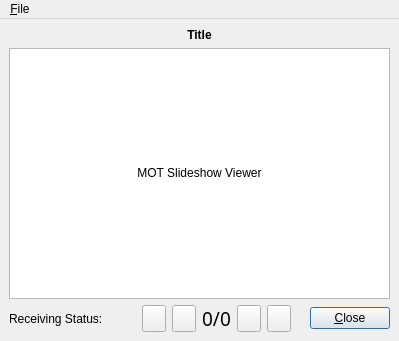
<?xml version="1.0" encoding="UTF-8"?>
<ui version="4.0">
 <class>SlideShowViewer</class>
 <widget class="QMainWindow" name="SlideShowViewer">
  <property name="geometry">
   <rect>
    <x>0</x>
    <y>0</y>
    <width>399</width>
    <height>341</height>
   </rect>
  </property>
  <property name="windowTitle">
   <string>MainWindow</string>
  </property>
  <property name="windowIcon">
   <iconset resource="res/icons.qrc">
    <normaloff>:/icons/MainIcon.svg</normaloff>:/icons/MainIcon.svg</iconset>
  </property>
  <widget class="QWidget" name="centralwidget">
   <layout class="QVBoxLayout" name="verticalLayout">
    <item>
     <widget class="QLabel" name="LabelTitle">
      <property name="sizePolicy">
       <sizepolicy hsizetype="Minimum" vsizetype="Minimum">
        <horstretch>0</horstretch>
        <verstretch>0</verstretch>
       </sizepolicy>
      </property>
      <property name="lineWidth">
       <number>0</number>
      </property>
      <property name="text">
       <string>&lt;b&gt;Title&lt;/b&gt;</string>
      </property>
      <property name="textFormat">
       <enum>Qt::RichText</enum>
      </property>
      <property name="alignment">
       <set>Qt::AlignCenter</set>
      </property>
      <property name="wordWrap">
       <bool>true</bool>
      </property>
      <property name="openExternalLinks">
       <bool>true</bool>
      </property>
      <property name="textInteractionFlags">
       <set>Qt::LinksAccessibleByMouse</set>
      </property>
     </widget>
    </item>
    <item>
     <widget class="QFrame" name="frame">
      <property name="sizePolicy">
       <sizepolicy hsizetype="Expanding" vsizetype="Expanding">
        <horstretch>0</horstretch>
        <verstretch>0</verstretch>
       </sizepolicy>
      </property>
      <property name="frameShape">
       <enum>QFrame::StyledPanel</enum>
      </property>
      <property name="frameShadow">
       <enum>QFrame::Sunken</enum>
      </property>
      <layout class="QVBoxLayout" name="verticalLayout_2">
       <property name="spacing">
        <number>0</number>
       </property>
       <property name="margin">
        <number>0</number>
       </property>
       <item>
        <widget class="QLabel" name="Image">
         <property name="sizePolicy">
          <sizepolicy hsizetype="Ignored" vsizetype="Ignored">
           <horstretch>0</horstretch>
           <verstretch>0</verstretch>
          </sizepolicy>
         </property>
         <property name="minimumSize">
          <size>
           <width>320</width>
           <height>240</height>
          </size>
         </property>
         <property name="baseSize">
          <size>
           <width>320</width>
           <height>240</height>
          </size>
         </property>
         <property name="autoFillBackground">
          <bool>false</bool>
         </property>
         <property name="styleSheet">
          <string notr="true">background: white</string>
         </property>
         <property name="frameShadow">
          <enum>QFrame::Plain</enum>
         </property>
         <property name="lineWidth">
          <number>0</number>
         </property>
         <property name="text">
          <string>MOT Slideshow Viewer</string>
         </property>
         <property name="textFormat">
          <enum>Qt::RichText</enum>
         </property>
         <property name="alignment">
          <set>Qt::AlignCenter</set>
         </property>
         <property name="textInteractionFlags">
          <set>Qt::NoTextInteraction</set>
         </property>
        </widget>
       </item>
      </layout>
     </widget>
    </item>
    <item>
     <layout class="QHBoxLayout" name="horizontalLayout">
      <item>
       <widget class="QLabel" name="TextLabel1">
        <property name="sizePolicy">
         <sizepolicy hsizetype="Minimum" vsizetype="Minimum">
          <horstretch>0</horstretch>
          <verstretch>0</verstretch>
         </sizepolicy>
        </property>
        <property name="text">
         <string>Receiving Status:</string>
        </property>
        <property name="wordWrap">
         <bool>false</bool>
        </property>
       </widget>
      </item>
      <item>
       <widget class="CMultColorLED" name="LEDStatus" native="true">
        <property name="minimumSize">
         <size>
          <width>13</width>
          <height>13</height>
         </size>
        </property>
        <property name="maximumSize">
         <size>
          <width>13</width>
          <height>13</height>
         </size>
        </property>
       </widget>
      </item>
      <item>
       <spacer name="Spacer5">
        <property name="orientation">
         <enum>Qt::Horizontal</enum>
        </property>
        <property name="sizeType">
         <enum>QSizePolicy::Expanding</enum>
        </property>
        <property name="sizeHint" stdset="0">
         <size>
          <width>20</width>
          <height>20</height>
         </size>
        </property>
       </spacer>
      </item>
      <item>
       <widget class="QToolButton" name="ButtonJumpBegin">
        <property name="sizePolicy">
         <sizepolicy hsizetype="Minimum" vsizetype="Minimum">
          <horstretch>0</horstretch>
          <verstretch>0</verstretch>
         </sizepolicy>
        </property>
        <property name="text">
         <string/>
        </property>
        <property name="icon">
         <iconset resource="res/icons.qrc">
          <normaloff>:/icons/JumpBegin.png</normaloff>:/icons/JumpBegin.png</iconset>
        </property>
        <property name="iconSize">
         <size>
          <width>16</width>
          <height>16</height>
         </size>
        </property>
       </widget>
      </item>
      <item>
       <widget class="QToolButton" name="ButtonStepBack">
        <property name="sizePolicy">
         <sizepolicy hsizetype="Minimum" vsizetype="Minimum">
          <horstretch>0</horstretch>
          <verstretch>0</verstretch>
         </sizepolicy>
        </property>
        <property name="text">
         <string/>
        </property>
        <property name="icon">
         <iconset resource="res/icons.qrc">
          <normaloff>:/icons/StepBack.png</normaloff>:/icons/StepBack.png</iconset>
        </property>
        <property name="iconSize">
         <size>
          <width>16</width>
          <height>16</height>
         </size>
        </property>
       </widget>
      </item>
      <item>
       <widget class="QLabel" name="LabelCurPicNum">
        <property name="sizePolicy">
         <sizepolicy hsizetype="Minimum" vsizetype="Minimum">
          <horstretch>0</horstretch>
          <verstretch>0</verstretch>
         </sizepolicy>
        </property>
        <property name="font">
         <font>
          <family>Arial Black</family>
          <pointsize>14</pointsize>
         </font>
        </property>
        <property name="frameShadow">
         <enum>QFrame::Sunken</enum>
        </property>
        <property name="text">
         <string>0/0</string>
        </property>
        <property name="alignment">
         <set>Qt::AlignCenter</set>
        </property>
        <property name="wordWrap">
         <bool>false</bool>
        </property>
       </widget>
      </item>
      <item>
       <widget class="QToolButton" name="ButtonStepForward">
        <property name="sizePolicy">
         <sizepolicy hsizetype="Minimum" vsizetype="Minimum">
          <horstretch>0</horstretch>
          <verstretch>0</verstretch>
         </sizepolicy>
        </property>
        <property name="text">
         <string/>
        </property>
        <property name="icon">
         <iconset resource="res/icons.qrc">
          <normaloff>:/icons/StepForw.png</normaloff>:/icons/StepForw.png</iconset>
        </property>
        <property name="iconSize">
         <size>
          <width>16</width>
          <height>16</height>
         </size>
        </property>
       </widget>
      </item>
      <item>
       <widget class="QToolButton" name="ButtonJumpEnd">
        <property name="sizePolicy">
         <sizepolicy hsizetype="Minimum" vsizetype="Minimum">
          <horstretch>0</horstretch>
          <verstretch>0</verstretch>
         </sizepolicy>
        </property>
        <property name="text">
         <string/>
        </property>
        <property name="icon">
         <iconset resource="res/icons.qrc">
          <normaloff>:/icons/JumpEnd.png</normaloff>:/icons/JumpEnd.png</iconset>
        </property>
        <property name="iconSize">
         <size>
          <width>16</width>
          <height>16</height>
         </size>
        </property>
       </widget>
      </item>
      <item>
       <spacer name="Spacer5_2">
        <property name="orientation">
         <enum>Qt::Horizontal</enum>
        </property>
        <property name="sizeType">
         <enum>QSizePolicy::Expanding</enum>
        </property>
        <property name="sizeHint" stdset="0">
         <size>
          <width>18</width>
          <height>20</height>
         </size>
        </property>
       </spacer>
      </item>
      <item>
       <widget class="QPushButton" name="buttonOk">
        <property name="text">
         <string>&amp;Close</string>
        </property>
        <property name="autoDefault">
         <bool>true</bool>
        </property>
        <property name="default">
         <bool>true</bool>
        </property>
       </widget>
      </item>
     </layout>
    </item>
   </layout>
  </widget>
  <widget class="QMenuBar" name="menubar">
   <property name="geometry">
    <rect>
     <x>0</x>
     <y>0</y>
     <width>399</width>
     <height>25</height>
    </rect>
   </property>
   <widget class="QMenu" name="menuFile">
    <property name="title">
     <string>&amp;File</string>
    </property>
    <addaction name="actionClear_All"/>
    <addaction name="separator"/>
    <addaction name="actionSave"/>
    <addaction name="actionSave_All"/>
    <addaction name="separator"/>
    <addaction name="actionClose"/>
   </widget>
   <addaction name="menuFile"/>
  </widget>
  <action name="actionClear_All">
   <property name="text">
    <string>Cl&amp;ear All</string>
   </property>
  </action>
  <action name="actionSave">
   <property name="text">
    <string>&amp;Save...</string>
   </property>
  </action>
  <action name="actionSave_All">
   <property name="text">
    <string>Save &amp;All...</string>
   </property>
  </action>
  <action name="actionClose">
   <property name="text">
    <string>&amp;Close</string>
   </property>
  </action>
 </widget>
 <customwidgets>
  <customwidget>
   <class>CMultColorLED</class>
   <extends>QWidget</extends>
   <header>MultColorLED.h</header>
  </customwidget>
 </customwidgets>
 <resources>
  <include location="res/icons.qrc"/>
 </resources>
 <connections/>
</ui>
